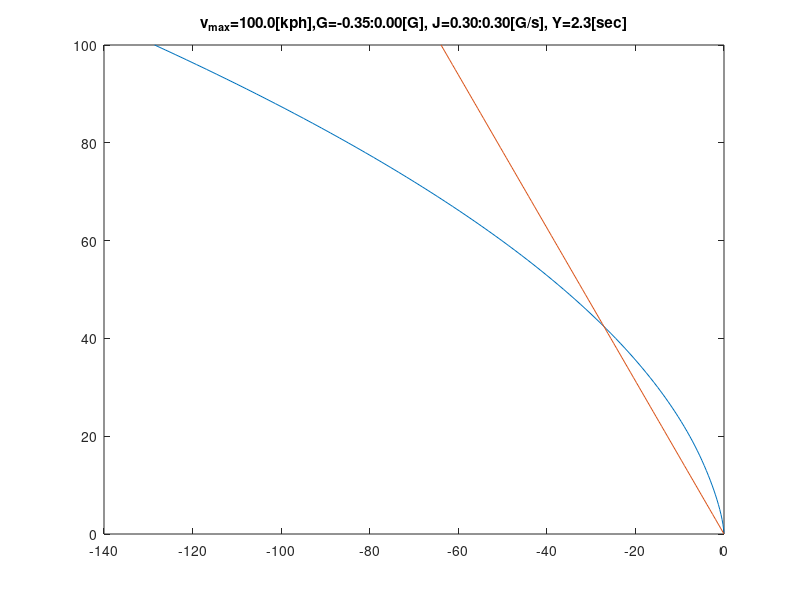
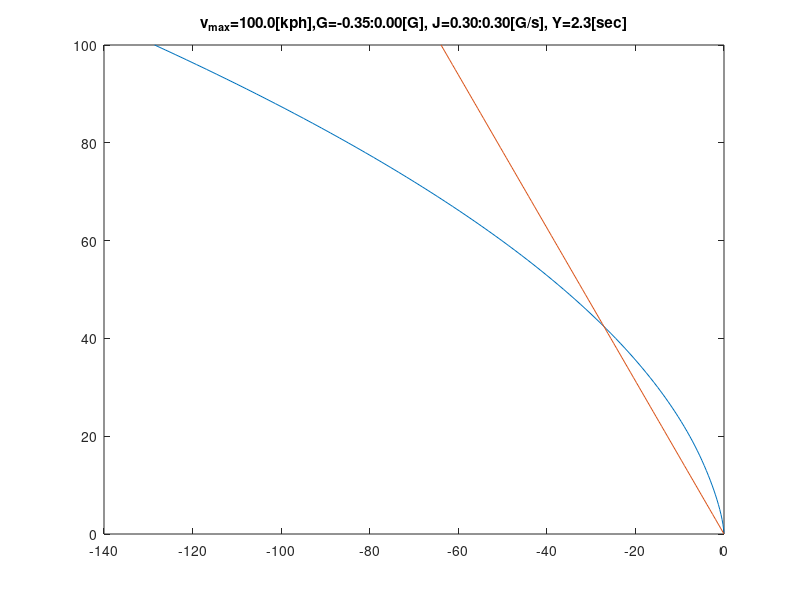
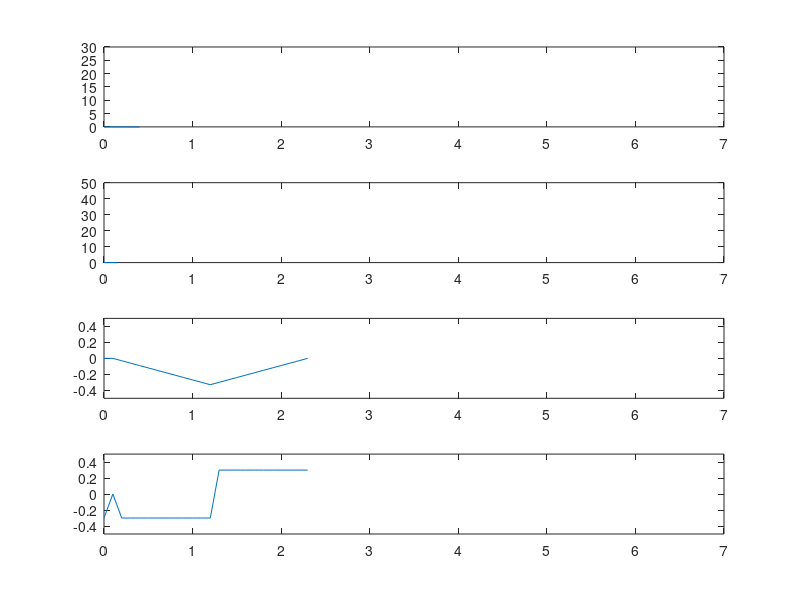

Reproduce these figures in MATLAB, in order.
clf;

for vkph=50:-1:0
    G=9.81;
    DELTA_T=0.1;
    MPS2KPH=3.6;
    KPH2MPS=1/3.6;
    a_max = 0.00*G;
    a_min =-0.35*G;
    j_max = 0.3*G;
    j_min =-0.3*G;
    YELLOW_TIME=2.3;

    %v0    =90*KPH2MPS;
    v0    =vkph*KPH2MPS;
    hist_size=1000000;
    hist=zeros(hist_size,6);

    Ts=(a_min-a_max)/j_min;
    Te=(0-a_min)/j_max;
    ve=-a_min*Te-1/2*j_max*Te^2;
    vs=v0+a_max*Ts+1/2*j_min*Ts^2;
    
    as=-sqrt( (2*j_max*j_min*v0-a_max^2*j_max)/(j_min-j_max) );
            
    
    if( vs-ve < 0 )
        Ts=(as-a_max)/j_min;
        Te=(0-as)/j_max;
        ve=-a_min*Te-1/2*j_max*Te^2;
        vs=v0+a_max*Ts+1/2*j_min*Ts^2;    
       
    end
    [as, a_min]
    

    car.t=0;
    car.x=0;
    car.v=v0;
    car.a=a_max;
    car.j=j_min;


    for i=1:hist_size

        %Save Previous car state
        prv_car=car;

        %SetTime
        car.t=(i-1)*DELTA_T;

        %Set History
        hist(i,1)=car.t;
        hist(i,2)=car.x;
        hist(i,3)=car.v;
        hist(i,4)=car.a;
        hist(i,5)=car.j;

        %
        if( car.t<Ts )
            car.j=j_min;
        elseif( car.v<ve )
            car.j=j_max;
            if( prv_car.j==0 )
                xe=xs+(vs^2-ve^2)/(-2*a_min);
                %fprintf('xse=%f, car.x=%f\n',xe,car.x);    
            end
        else
            car.j=0;
            if( prv_car.j==j_min)
                Ts=(a_min-a_max)/j_min;            
                vs=v0+a_max*Ts+1/2*j_min*Ts^2;            
                xs=v0*Ts+1/2*a_max*Ts^2+1/6*j_min*Ts^3;
                %fprintf('vs=%f, car.v=%f\n',vs,car.v);
                %fprintf('xs=%f, car.x=%f\n',xs,car.x);
            end
        end    

        car.a=car.a+car.j*DELTA_T;
        car.v=car.v+car.a*DELTA_T;
        car.x=car.x+car.v*DELTA_T; 
        if( car.a>=0 && prv_car.a<0 )
            %%%%%xd=xe-1/2*a_min*Te^2-1/6*j_max*Te^3;
            xd=xe + ve*Te+1/2*a_min*Te^2+1/6*j_max*Te^3;
            %fprintf('xd=%f, car.x=%f\n',xd,car.x);
            break;
        end
    end

    t_idx=i;
    x_idx=1;
    figure(1);
    subplot(4,1,1);    
    plot( hist(1:t_idx,x_idx), hist(1:t_idx,2), '-' );
    axis([0,7,0,30]);
    subplot(4,1,2);
    plot( hist(1:t_idx,x_idx), hist(1:t_idx,3)*MPS2KPH, '-' );
    axis([0,7,0,50]);
    subplot(4,1,3);
    plot( hist(1:t_idx,x_idx), hist(1:t_idx,4)/G, '-' );
    axis([0,7,-0.5,+0.5]);
    subplot(4,1,4);
    plot( hist(1:t_idx,x_idx), hist(1:t_idx,5)/G, '-' );
    axis([0,7,-0.5,+0.5]);
    
    pause(0.001);
end

vd_size=101;
vd=zeros(vd_size,3);
once=1;
for i=1:vd_size
    v =(i-1);
    v0=v*KPH2MPS;
    %Ts=(a_min-a_max)/j_min;
    %Te=(0-a_min)/j_max;
    %ve=-a_min*Te-1/2*j_max*Te^2;
    %vs=v0+a_max*Ts+1/2*j_min*Ts^2;  
    
    as=-sqrt( (2*j_max*j_min*v0-a_max^2*j_max)/(j_min-j_max) );
    a=max(as,a_min);
    %if( vs-ve < 0 )    
    Ts=(a-a_max)/j_min;
    Te=(0-a)/j_max;
    ve=-a_min*Te-1/2*j_max*Te^2;
    vs=v0+a_max*Ts+1/2*j_min*Ts^2;        
    %end
    
    db=-(v0*Ts+1/2*a_max*Ts^2+1/6*j_min*Ts^3+...
         +(vs^2-ve^2)/(-2*a_min)...
         +ve*Te+1/2*a_min*Te^2+1/6*j_max*Te^3);
    dy=-v0*YELLOW_TIME;
    vd(i,1)=db;
    vd(i,2)=v;
    vd(i,3)=dy;    
    if( once && v>5 && db < dy )
        once = 0;
    end
end
ttl=sprintf('v_{max}=%3.1f[kph],G=-%3.2f:%3.2f[G], J=%3.2f:%3.2f[G/s], Y=%2.1f[sec]',v,-a_min/G,a_max/G,-j_min/G,j_max/G,YELLOW_TIME)
fname=sprintf('Gm%3.2f_%3.2f_Jm%3.2f_%3.2f_Y%2.1f',-a_min/G,a_max/G,-j_min/G,j_max/G,YELLOW_TIME)
figure(2);
plot( vd(:,1), vd(:,2), '-' ,...
      vd(:,3), vd(:,2), '-' );
title(ttl);
saveas(2,[fname,'.eps'],'eps');
saveas(2,[fname,'.jpg'],'jpg');
  
  
  